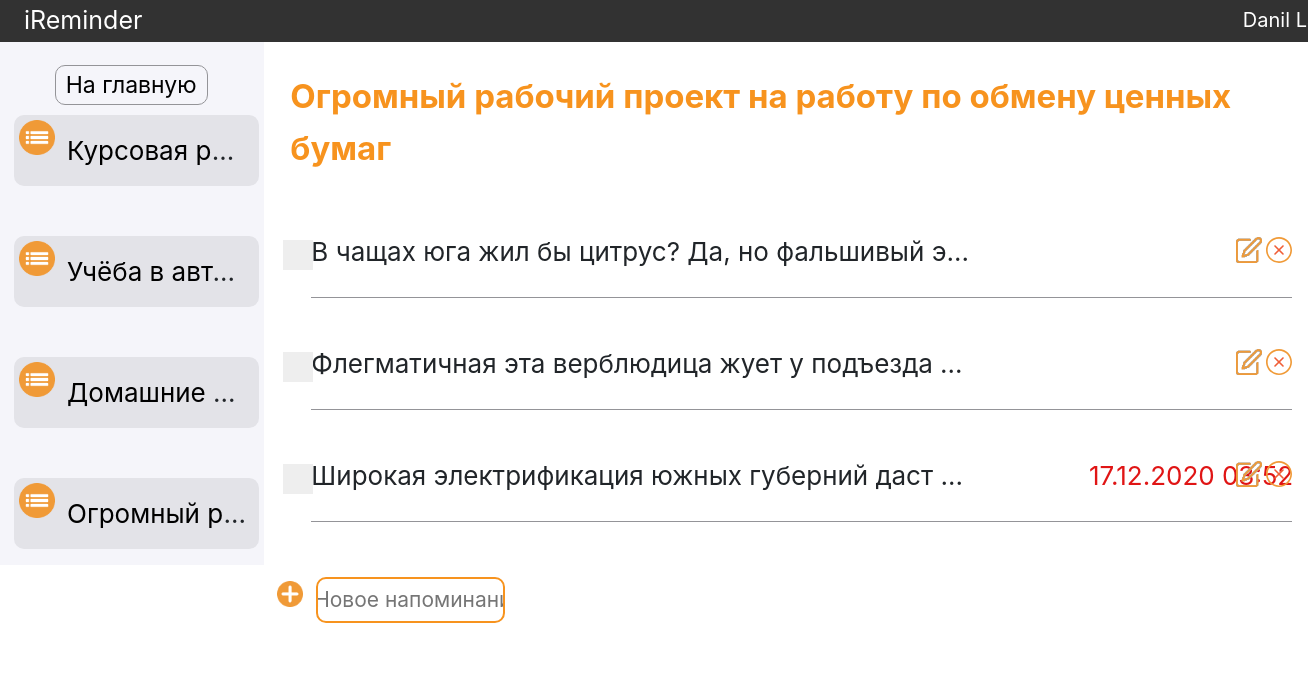
Screenshot of /main/11/ (signed in) with the database file from the repository.
### reminders/models.py (models this page shows, shortened)
class Reminder_Category(models.Model):
    name = models.CharField(max_length=50)
    author = models.ForeignKey(User, on_delete=models.CASCADE)
    def __str__(self):
        return self.name

class Reminder(models.Model):
    name = models.CharField(max_length=50)
    completed = models.BooleanField()
    date_of_completion = models.DateTimeField(null=True)
    category = models.ForeignKey(Reminder_Category, on_delete=models.CASCADE)

### reminders/views.py (the view, shortened to what this page needs)
# urls.py: path('main/<int:category_id>/', RemindersView.as_view(), name='reminders'),
class RemindersView(View):
    def get(self, request, category_id):
        if not Reminder_Category.objects.filter(id=category_id):
            raise Http404
        if not get_categories(request):
            raise Http404
        context = {'title': 'События',
                   'category_id': category_id,
                   'user_fullname': get_header_name(request),
                   'header_list': Reminder_Category.objects.get(id=category_id),
                   'categories': get_categories(request),
                   'reminders': Reminder.objects.filter(category_id=category_id).exclude(completed=1),
                   'datetime_now': timezone.now(),
                   'categories_list': True,
                   'add_reminder': True,
                   }
        return render(request, 'reminders.html', context=context)

### reminders/templatetags/tags.py (called while the page is built)
@register.filter
def is_out_of_today(date_of_completion):
    if date_of_completion is None:
        return ""
    if date_of_completion < timezone.now():
        return 'out_of_today'

@register.filter
def is_completed(reminder_id):
    for rem in Reminder.objects.filter(id=reminder_id):
        if rem.completed == 1:
            dict_completed = {'checked': 'checked', 'value': '0'}
            return True
        else:
            dict_completed = {'value': '1'}
            return False

### reminders/views.py (called while the page is built)
def get_user_id(request):
    return User.objects.get(username=request.user.get_username())

def get_categories(request):
    return Reminder_Category.objects.filter(author_id=get_user_id(request))

def get_header_name(request):
    if request.user.get_full_name():
        return request.user.get_full_name()
    else:
        return request.user.username

### templates/reminders.html (shortened to what this page needs)
{% extends 'layout.html' %}
{% load tags %}
{% load static %}
{% block content %}
    <link href="{% static 'css/reminders.css' %}" rel="stylesheet" type="text/css"/>
    <div class="clearfix colelem" id="pu339">
        <div class="clearfix grpelem" id="sidebar">
        <a class="nonblock nontext rounded-corners clearfix colelem" id="u663-4" href="/">На главную</a>
            {% if categories_list %}
            <ul>
                {% for cat in categories %}
                <li class="category_list clearfix">
                    <div class="rounded-corners clearfix colelem" id="u279">
                        <div class="clip_frame grpelem" id="u575">
                            <img class="block" id="u575_img" src="{% static 'images/list.png' %}" alt="Значок"/>
                        </div>
                        <div class="clearfix grpelem" id="u282-4">
                            <a href="{% url 'reminders' cat.id %}">{{ cat.name }}</a>
                        </div>
                    </div>
                </li>
                {% endfor %}
            </ul>
            {% endif %}
        </div>
        <div class="clearfix grpelem" id="pu330-4">
            <div class="clearfix colelem" id="u330-4">
                <p>{{ header_list }}</p>
            </div>
             <div class="clearfix colelem" id="pu856">
                <ul class="categories">
                {% for rem in reminders %}
                <li class="reminder_list clearfix">
                    <form method="post" action="{% url 'complete_reminder' rem.category_id rem.id %}" class="reminder_checkbox clip_frame grpelem">
                        <label class="container">
                          <span class="checkmark"></span>
                        </label>
                    </form>
                    <div class="reminder_name clearfix grpelem">
                        <p>{{ rem.name }}</p>
                    </div>
                    <div class="reminder_datetime clearfix grpelem {{ rem.date_of_completion|is_out_of_today }}">
                        <p>{{ rem.date_of_completion|date:"d.m.Y H:i" }}</p>
                    </div>
                    <button class="clip_frame grpelem" id="edit_reminder_btn" >
                        <img class="svg" id="u878" src="{% static 'images/edit.png' %}" alt="Редактировать событие"/>
                    </button>
                    <form action="{% url 'delete_reminder' rem.category_id rem.id %}">
                        <button class="clip_frame grpelem" id="remove_reminder_btn">
                            <img class="svg" id="u878" src="{% static 'images/remove.svg' %}" alt="Удалить событие"/>
                        </button>
                    </form>
                    <div class="colelem" id="u836"></div>
                </li>
                {% endfor %}
                </ul>
             </div>
            {% if add_reminder %}
            <form method="post">
            <div class="clearfix colelem" id="Add_Reminder">
                <button type="submit" class="clip_frame grpelem" id="u450">
                    <img class="block" id="u450_img" src="{% static 'images/plus.png' %}" alt="Добавить событие"/>
                </button>
                <input class="nonblock nontext rounded-corners clearfix grpelem" id="u863-4" name="name" placeholder="Новое напоминание" required>
            </div>
            </form>
            {% endif %}
         </div>
    </div>
{% endblock %}

### templates/layout.html (shortened to what this page needs)
{% load static %}
<!DOCTYPE html>
<html lang="ru-RU">
<head>
    <link href="{% static 'css/site_global.css' %}" rel="stylesheet" type="text/css"/>
    <link href="{% static 'css/guest.css' %}" rel="stylesheet" type="text/css"/>
    <link href="{% static 'css/auth.css' %}" rel="stylesheet" type="text/css"/>
    <link href="{% static 'css/registration.css' %}" rel="stylesheet" type="text/css"/>
    <link href="{% static 'css/main.css' %}" rel="stylesheet" type="text/css"/>
    <link  rel="stylesheet"  href="http://maxcdn.bootstrapcdn.com/bootstrap/4.0.0/css/bootstrap.min.css"
>
</head>
<body>
    <div id="header">
        <a class="clearfix grpelem" href="/">iReminder</a>
        <a class="clearfix grpelem">{{ user_fullname }}</a>
    </div>
   {% block content %}
   {% endblock %}
</body>
</html>

### reminders/static/css/site_global.css (style rules this page uses)
html { min-height: 100%; min-width: 100%; -ms-text-size-adjust: none; }
body, div, dl, dt, dd, ul, ol, li, nav, h1, h2, h3, h4, h5, h6, pre, code, form, fieldset, legend, input, button, textarea, p, blockquote, th, td, a { margin: 0px; padding: 0px; border-width: 0px; border-style: solid; border-color: transparent; -webkit-transform-origin: left top; -ms-transform-origin: left top; -o-transform-origin: left top; transform-origin: left top; background-repeat: no-repeat; }
fieldset, img { border: 0px; border-style: solid; -webkit-transform-origin: left top; -ms-transform-origin: left top; -o-transform-origin: left top; transform-origin: left top; }
li { list-style: none; }
input, button, textarea, select, optgroup, option { font-family: inherit; font-size: inherit; font-style: inherit; font-weight: inherit; }
body { font-family: Arial, Helvetica Neue, Helvetica, sans-serif; text-align: left; font-size: 14px; line-height: 17px; word-wrap: break-word; text-rendering: optimizeLegibility; -moz-font-feature-settings: 'liga'; -ms-font-feature-settings: 'liga'; -webkit-font-feature-settings: 'liga'; font-feature-settings: 'liga'; }
a:link { color: #0000FF; text-decoration: underline; }
a.nontext { color: black; text-decoration: none; font-style: normal; font-weight: normal; }
.colelem { display: inline; float: left; clear: both; }
.clearfix:after { content: "\0020"; visibility: hidden; display: block; height: 0px; clear: both; }
.clip_frame { overflow: hidden; }
.svg { display: block; vertical-align: top; }
.MenuBar .SubMenuVisible, .MenuBarVertical .SubMenuVisible, .MenuBar .SubMenu .SubMenuVisible, .popup_element.Active, span.actAsPara, .actAsDiv, a.nonblock.nontext, img.block { display: block; }
.grpelem, .accordion_wrapper { display: inline; float: left; }
p, h1, h2, h3, h4, h5, h6, ol, ul, span.actAsPara { max-height: 1000000px; }
@media screen and (-webkit-min-device-pixel-ratio:0) { body { text-rendering: auto; } }

### reminders/static/css/guest.css (style rules this page uses)
html { z-index: 1; min-height: 925px; background-image: none; border-width: 0px; border-color: #000000; background-color: #F5F5FA; padding-bottom: 25px; width: 100%; max-width: 1920px; margin-left: auto; margin-right: auto; }
#header { z-index: 2; min-height: 42px; background-color: #323232; }
#header a { z-index: 3; min-height: 42px; background-color: transparent; font-size: 25px; line-height: 41px; color: #FFFFFF; text-indent: 24px; position: relative; width: auto; text-decoration: none; }
#header a:last-child { font-size: 20px; left: 82.3%; }

### reminders/static/css/auth.css (style rules this page uses)
html { z-index: 1; min-height: 466.70000000000005px; background-image: none; border-width: 0px; border-color: #000000; background-color: #F5F5FA; padding-bottom: 479.29999999999995px; width: 100%; max-width: 1920px; margin-left: auto; margin-right: auto; }

### reminders/static/css/registration.css (style rules this page uses)
body { position: relative; min-width: 320px; }

### reminders/static/css/main.css (style rules this page uses)
html { z-index: 1; min-height: 912.75px; background-image: none; border-width: 0px; border-color: #000000; background-color: #F5F5FA; padding-bottom: 37.25px; width: 100%; max-width: 1920px; margin-left: auto; margin-right: auto; }
#header { z-index: 2; min-height: 42px; background-color: #323232; }
#u450 { z-index: 21; background-color: transparent; position: relative; margin-right: -10000px; margin-top: 3px; width: 15%; }
#u450_img { width: 100%; }

### rows the page displays
Reminder_Category: name "Курсовая р…"
Reminder_Category: name "Учёба в авт…"
Reminder_Category: name "Домашние…"
Reminder_Category: name "Огромный р…", name "Огромный рабочий проект на работу по обмену ценных бумаг"
Reminder: name "В чащах юга жил бы цитрус? Да, но фальшивый э…"
Reminder: name "Флегматичная эта верблюдица жует у подъезда…"
Reminder: name "Широкая электрификация южных губерний даст…", date_of_completion "17.12.2020 03:52"

### other values shown
{{ user_fullname }} "Danil…"
